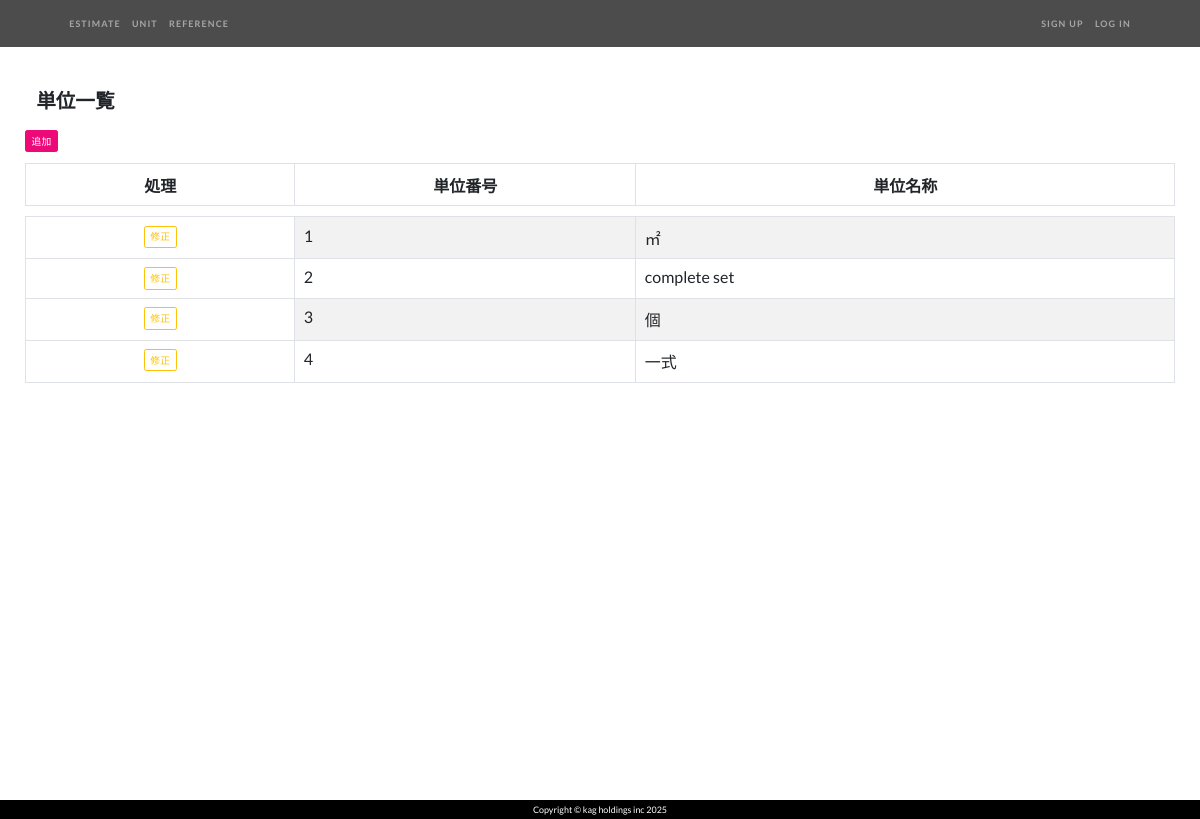
/unit/, run on the app's committed database.
### app/models.py (models this page shows, shortened)
class Unit(models.Model):
    class Meta:
        db_table = 'unit'
    unit_no = models.IntegerField(null=True, blank=True, verbose_name='unit No', unique=True)
    unit_name = models.CharField(max_length=15, null=True, blank=True, verbose_name='unit name')

### unit/views.py (the view)
# urls.py: path('', views.UnitList.as_view(), name='unit_list'),  # 一覧
class UnitList(generic.ListView):
    paginate_by = 10
    context_object_name = 'unit_list'
    template_name = 'unit_list.html'
    model = Unit
    form_class = UnitForm
    def get_queryset(self):
        return Unit.objects.order_by('unit_no').all()

### unit/templates/unit_list.html (shortened to what this page needs)
{% extends 'base.html' %}
{% load static %}
{% block header %}
<header class="sticky-top" style="width:1180px;margin-left:auto; margin-right:auto;">
    <div class="container-fluid">
        <div class="my-div-style">
            <h3 class="mx-3 ">単位一覧</h3>
        </div>
        <div class="d-flex flex-row">
            <div>
                <a href="{% url 'unit:unit_add' %}" class="btn btn-primary btn-sm my-3">追加</a>
            </div>
            {% if unit_list|length != 0 %}
            <div class="col-6 offset-3 justify-content-center">
            </div>
            {% endif %}
        </div>
        <table class="table table-hover table-bordered text-nowrap" style="margin-bottom:10px;">
            <tr align="center">
                <th width="150rem" scope="col" style="">処理</th>
                <th width="190rem" scope="col">単位番号</th>
                <th width="300rem" scope="col">単位名称</th>
            </tr>
        </table>
    </div>
</header>
{% if unit_list|length != 0 %}
<div class="container-fluid">
    <div style="width:1150px; margin-left:auto; margin-right:auto;">
        <table class="table table-striped table-bordered  sc-table">
            <tbody>
            {% for unit in unit_list %}
            <tr>
                <td width="150rem" align="center">
                    <a href="{% url 'unit:unit_edit' unit.pk %}"
                       class="btn btn-outline-warning btn-sm">修正</a>
                </td>
                <td width="190rem">{{ unit.unit_no | default_if_none:"" }}</td>
                <td width="300rem">{{ unit.unit_name | default_if_none:"" }}</td>
             </tr>
            {% endfor %}
            </tbody>
        </table>
        {% endif %}
    </div>
</div>
</div>
{% endblock %}

### static/css/one-page-wonder.css (style rules this page uses)
h1, h2, h3, h4, h5, h6 { font-family: 'Catamaran'; font-weight: 800 !important; }
.btn-primary { background-color: #ee0979; border-color: #ee0979; }

### static/css/myStyle.css (style rules this page uses)
.my-div-style { margin-top:8rem; }
html { font-size:70% }

### static/css/list.css (style rules this page uses)
.sticky-top { background-color: #FFFFFF; margin-left:auto; }
.fix-list .table th:first-child, td:first-child { position: sticky; position: -webkit-sticky; left: 0; background-color : #FFFFFF; }
.text-nowrap { white-space: nowrap !important; }

### unit/templates/unit_list.html (style rules this page uses)
.table th:first-child, td:first-child { position: sticky; position: -webkit-sticky; left: 0; background-color : #FFFFFF }
.text-nowrap { white-space: nowrap !important; }

### data on the page
Unit: unit_no "1", unit_name "㎡"
Unit: unit_no "2", unit_name "complete set"
Unit: unit_no "3", unit_name "個"
Unit: unit_no "4", unit_name "一式"
